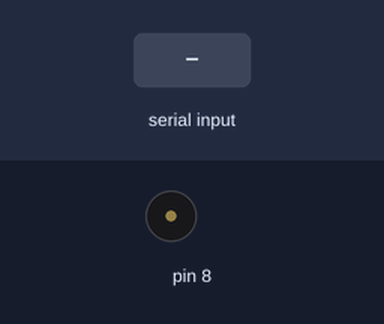
This sketch was run on a simulated Arduino Uno, built with avr-gcc and run on an emulated ATmega328P. On the bench: buzzer (waves = sounding). Inputs (shaded band) come from the test bench.

Above: at 1.2 s.
1.3 s: "1" received over Serial
Timing chart, 0 to 4.3 s (numbered marks = the images above; inputs shaded):
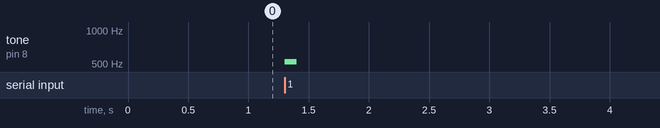

The sketch:

eek02_5_arduino_do_re_mi_Serial_begin_avaliable_read_if_tone.ino
```cpp
// week02_5_arduino_do_re_mi_Serial_begin_avaliable_read_if_tone
// 我想把 Arduino 跟 Processing 結合
// 在 Processing 按下 key 1 2 3 對應 Arduino 的 Do Re Mi 使用 USB SERIAL
// 寫完程式，用 Tool-SerialMonitor 來傳送 1 2 3 很麻煩 (等一下關掉)
//
void setup() {
  // put your setup code here, to run once:
  Serial.begin(9600); // USB Serial 開始傳輸 , 速度 9600 bps
}

void loop() {
  // put your main code here, to run repeatedly:
  if (Serial.available()){ // 如果 USB Serial 有收到資料
      char c = Serial.read(); // 就讀進來
      if (c == '1') tone(8, 523, 100); // Do 1秒
      if (c == '2') tone(8, 587, 100); // Re 1秒
      if (c == '3') tone(8, 659, 100); // Mi 1秒
    }
}
```

Measured:
- after the input at 1.3 s, tone on pin 8: silent → 523 Hz at once, → silent 0.10 s later
